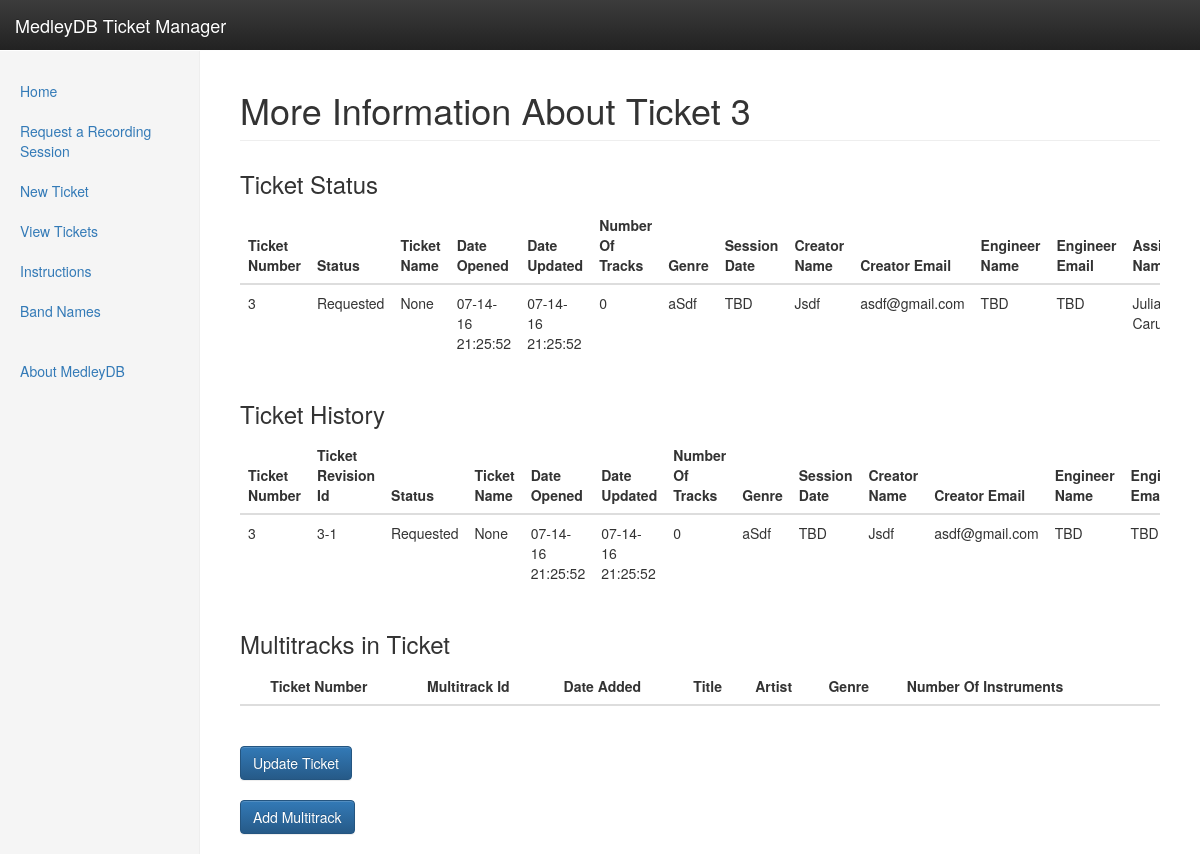
The page /ticket?ticket_number=3 on the database its author committed.
### tables this page shows
CREATE TABLE tickets
  (ticket_number varchar(20) PRIMARY KEY,
  status varchar(20),
  ticket_name varchar(20),
  date_opened datetime,
  date_updated datetime,
  number_of_tracks varchar(20),
  genre varchar(20),
  session_date date,
  creator_name varchar(20),
  creator_email varchar(20),
  engineer_name varchar(20),
  engineer_email varchar(20),
  assignee_name varchar(20),
  assignee_email varchar(20),
  mixer_name varchar(20),
  mixer_email varchar(20),
  bouncer_name varchar(20),
  bouncer_email varchar(20),
  comments varchar(100));

CREATE TABLE ticket_history
( ticket_number varchar(20),
  ticket_revision_id varchar(20) PRIMARY KEY,
  status varchar(20),
  ticket_name varchar(20),
  date_opened datetime,
  date_updated datetime,
  number_of_tracks varchar(20),
  genre varchar(20),
  session_date datetime,
  creator_name varchar(20),
  creator_email varchar(20),
  engineer_name varchar(20),
  engineer_email varchar(20),
  assignee_name varchar(20),
  assignee_email varchar(20),
  mixer_name varchar(20),
  mixer_email varchar(20),
  bouncer_name varchar(20),
  bouncer_email varchar(20),
  comments varchar(100));

### webapp.py (the view)
@APP.route('/ticket')
def ticket():
    db_connection = connect_db(APP)
    ticket_number = request.args.get('ticket_number')
    num_multitracks = request.args.get('num_multitracks')
    multitrack_id_cursor = db_connection.execute(
        "select multitrack_id from multitracks where ticket_number={}".format(ticket_number)
    )
    multitrack_ids_strings = [t[0].split("-")[1] for t in multitrack_id_cursor]
    multitrack_ids = [int(t) for t in multitrack_ids_strings]
    if len(multitrack_ids) == 0:
        multitrack_id = "{}-1".format(ticket_number)
    else:
        multitrack_number = multitrack_ids.pop()
        multitrack_id = "{}-{}".format(ticket_number, multitrack_number)
    ticket_status_headers = get_header(APP, 'tickets')
    ticket_history_headers = get_header(APP, 'ticket_history')
    multitracks_headers = get_header(APP, 'multitracks')
    formatted_ticket_status_headers = [
        format_headers(h) for h in ticket_status_headers
    ]
    formatted_ticket_history_headers = [
        format_headers(h) for h in ticket_history_headers
    ]
    formatted_multitracks_headers = [
        format_headers(h) for h in multitracks_headers
    ]
    ticket_status_cursor = db_connection.execute(
        'select * from tickets where ticket_number="{}"'.format(ticket_number)
    )
    ticket_history_cursor = db_connection.execute(
        'select * from ticket_history where ticket_number="{}"'.format(ticket_number)
    )
    multitracks_cursor = db_connection.execute(
        'select * from multitracks where ticket_number="{}"'.format(ticket_number)
    )
    tickets = fill_table(ticket_status_headers, ticket_status_cursor)
    ticket_history = fill_table(ticket_history_headers, ticket_history_cursor)
    multitracks = fill_table(multitracks_headers, multitracks_cursor)
    multitracks['url'] = []
    multitracks_cursor = db_connection.execute(
        'select * from multitracks where ticket_number="{}"'.format(ticket_number)
    )
    multitracks['delete'] = []
    update_ticket_url = "/ticket_update?ticket_number={}".format(ticket_number)
    add_multitrack_url = "/ticket_addMultitrack?ticket_number={}&num_multitracks={}".format(ticket_number, num_multitracks)
    for row in multitracks_cursor:
        multitracks['url'].append('/multitrack?multitrack_id={}&ticket_number={}'.format(multitrack_id, ticket_number))
        multitracks['delete'].append(
            '/api/deletemultitrack?multitrack_id={}&ticket_number={}'.format(row[1], ticket_number))
    return render_template(
        'ticket.html', ticket_number=ticket_number,
        multitrack_id=multitrack_id,
        num_multitracks=num_multitracks,
        ticket_status_headers=ticket_status_headers,
        formatted_ticket_status_headers=formatted_ticket_status_headers,
        ticket_history_headers=ticket_history_headers,
        formatted_ticket_history_headers=formatted_ticket_history_headers,
        multitracks_headers=multitracks_headers,
        formatted_multitracks_headers=formatted_multitracks_headers,
        tickets=tickets,
        ticket_history=ticket_history,
        multitracks=multitracks,
        update_ticket_url=update_ticket_url,
        add_multitrack_url=add_multitrack_url
    )

### utils.py (called while the page is built)
def connect_db(app):
    db_connection = sqlite3.connect(app.config['DATABASE'])
    db_connection.row_factory = sqlite3.Row
    return db_connection

def get_header(app, table_name):
    db_connection = connect_db(app)
    cursor = db_connection.execute('select * from {}'.format(table_name))
    column_headers = list(map(lambda x: x[0], cursor.description))
    return column_headers

def fill_table(headers, cursor):
    table = {}
    for name in headers:
        table[name] = []
    for row in cursor:
        for name, item in zip(headers, row):
            table[name].append(item)
    return table

def format_headers(column_name):
    return column_name.replace("_", " ").title()

### templates/ticket.html (shortened to what this page needs)
{% extends "template.html" %}
{% block content %}
<h1 class="sub-header">More Information About Ticket {{ ticket_number }} </h1>
      <div class="table-responsive">
        <h3>Ticket Status</h3>
        <table class="table">
          <thead>
            {% for col in range(formatted_ticket_status_headers|count) %}
                <th>{{ formatted_ticket_status_headers[col] }}</th>
            {% endfor %}
          </thead>
          <tbody>
            {% for row_index in range(tickets['ticket_number']|count) %}
                <tr>
                  {% for col in range(ticket_status_headers|count) %}
                    <td>{{ tickets[ticket_status_headers[col]][row_index] }}</td>
                  {% endfor %}
                </tr>
            {% endfor %}
          </tbody>
        </table>
      </div>
      <div class="table-responsive">
        <h3>Ticket History</h3>
        <table class="table">
          <thead>
            {% for col in range(formatted_ticket_history_headers|count) %}
                <th>{{ formatted_ticket_history_headers[col] }}</th>
            {% endfor %}
          </thead>
          <tbody>
            {% for row_index in range(ticket_history['ticket_number']|count) %}
                <tr>
                  {% for col in range(ticket_history_headers|count) %}
                    <td>{{ ticket_history[ticket_history_headers[col]][row_index] }}</td>
                  {% endfor %}
                </tr>
            {% endfor %}
          </tbody>
        </table>
      </div>
      <div class="table-responsive">
        <h3>Multitracks in Ticket</h3>
        <table class="table">
          <thead>
                <th></th>
            {% for col in range(formatted_multitracks_headers|count) %}
                <th>{{ formatted_multitracks_headers[col] }}</th>
            {% endfor %}
                <th></th>
          </thead>
        </table>
      </div>
    <a class="btn btn-primary" href="{{ update_ticket_url }}">Update Ticket</a>
    <a class="btn btn-primary" href="{{ add_multitrack_url }}">Add Multitrack</a>
{% endblock %}

### static/style.css (style rules this page uses)
body { padding-top: 50px; }
.sub-header { padding-bottom: 10px; border-bottom: 1px solid #eee; }

### rows shown on the page
tickets: status "Requested" "None" "07-14-16 21:25:52" "07-14-16 21:25:52" "aSdf" "TBD" "Jsdf" "asdf@gmail.com" "TBD" "TBD" "Julia…"
ticket_history: ticket_revision_id "3-1" "Requested" "None" "07-14-16 21:25:52" "07-14-16 21:25:52" "aSdf" "TBD" "Jsdf" "asdf@gmail.com" "TBD" "TBD"

### other values the page prints
{{ ticket_number }} "3"
{{ tickets[ticket_status_headers[col]][row_index] }} "3" "0"
{{ ticket_history[ticket_history_headers[col]][row_index] }} "3" "0"
